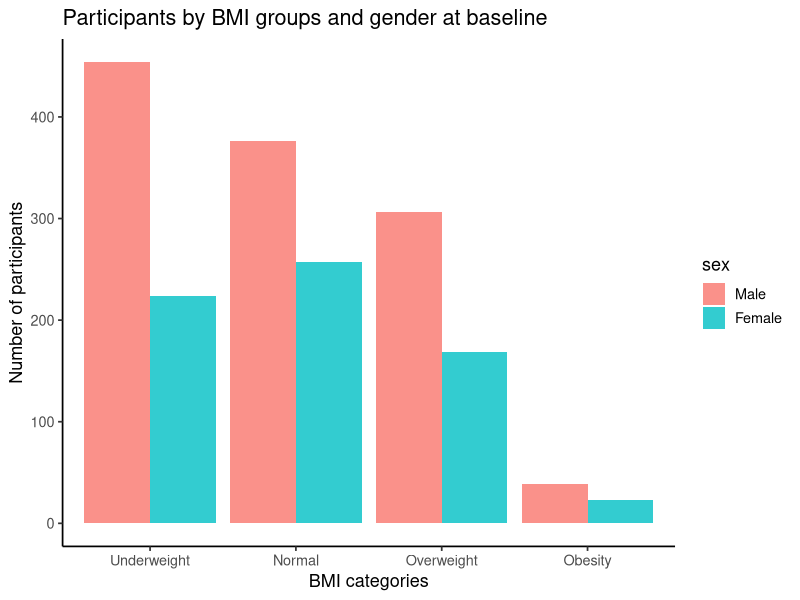

R code for this plot:
## ---- chunk 1
library(tidyverse)
library(knitr)
## ---- chunk 2
sample <- read.csv("Poster Presentation.csv")
head(sample, 15) %>% 
  kable(align = "c")
glimpse(sample)
## ---- chunk 3
sample$id <- as.character(sample$id)
sample$sex <- factor(sample$sex, levels = c(0, 1), labels = c("Male", "Female"))
sample$bmi_cat <- factor(sample$bmi_cat, levels = c(1, 2, 3, 4, 5), 
                         labels = c("Underweight", "Normal", "Overweight", 
                                    "Obesity", "Severe obesity"))
sample$bp_baseline <- factor(sample$bp_baseline, levels = c(0, 1), 
                             labels = c("No", "Yes"))
sample$lost <- factor(sample$lost, levels = c(0, 1), 
                             labels = c("No", "Yes"))
sample$bp_followup <- factor(sample$bp_followup, levels = c(0, 1), 
                             labels = c("No", "Yes"))

head(sample, 10) %>% 
  kable(align = "c")

## ---- chunk 4
cohort <- sample[sample$bp_baseline == "No", ]
head(cohort, 10) %>% 
  kable(align = "c")

## ---- chunk 5
cat <- cohort %>%
    group_by(bmi_cat) %>%
    summarise(
        count = n(),
        mean_age = mean(age, na.rm = TRUE),
        sd_age = sd(age, na.rm = TRUE),
        male_percentage = sum(sex == "Male") / n() * 100,
        female_percentage = sum(sex == "Female") / n() * 100
        )
cat %>% 
  kable(align = "c")
## ---- chunk 6

graph1 <- cohort %>%
    drop_na() %>%
    ggplot(aes(bmi_cat, fill = sex)) +
    geom_bar(position = "dodge", alpha = 0.8) +
    theme_classic(base_size = 13) + 
  labs(title = "Participants by BMI groups and gender at baseline", 
       x = "BMI categories", y = "Number of participants")

graph1
## ---- chunk 7
exposed <- cohort[cohort$bmi_cat =="Obesity", ]
non_exposed <- cohort[!cohort$bmi_cat =="Obesity", ]

nrow(exposed)

nrow(non_exposed)

## ---- chunk 8

demo_expo <- exposed %>%
    summarise(
        count = n(),
        mean_age = mean(age, na.rm = TRUE),
        sd_age = sd(age, na.rm = TRUE),
        male_percentage = sum(sex == "Male") / n() * 100,
        female_percentage = sum(sex == "Female") / n() * 100
    )
demo_expo %>% 
  kable(align = "c")

demo_non_expo <- non_exposed %>%
    summarise(
        count = n(),
        mean_age = mean(age, na.rm = TRUE),
        sd_age = sd(age, na.rm = TRUE),
        male_percentage = sum(sex == "Male") / n() * 100,
        female_percentage = sum(sex == "Female") / n() * 100
    )
demo_non_expo %>% 
  kable(align = "c")
## ---- chunk 9
lost_expo <- sum(is.na(exposed$bp_followup))
lost_non_expo <- sum(is.na(non_exposed$bp_followup))

lost_expo
lost_non_expo
## ---- chunk 10
a <- length(which(exposed$bp_followup == "Yes"))
b <- length(which(exposed$bp_followup == "No"))
c <- length(which(non_exposed$bp_followup == "Yes"))
d <- length(which(non_exposed$bp_followup == "No"))

a
b
c
d
## ---- chunk 11
table <- matrix(c(a, b, c, d), nrow = 2, byrow = TRUE)
table <- cbind(table, c(a + b, c + d))
colnames(table) <- c("Low back pain", "Without LBP", "Total")
rownames(table) <- c("Obesity", "Without Obesity")

table %>% 
  kable(align = "c")

## ---- chunk 12
lbp_expo <- a/(a+b)

lbp_expo

lbp_non_exp <- c/(c+d)

lbp_non_exp
## ---- chunk 13
# Risk Ratio and the Population Attributable Risk
RR <- lbp_expo/lbp_non_exp

RR

PAR = 0.48 
## ---- chunk 14
table1 <- data.frame(
  characteristics = c("Number of participants", 
                      "Mean age",
                      "SD",
                      "Male", 
                      "M %", 
                      "Female", 
                      "F %", 
                      "Low Back Pain", 
                      "LBP %", 
                      "LBP M", 
                      "LBPM %", 
                      "LBP F", 
                      "LBPF %"),
  Exposed = c(nrow(exposed), 
                       round(mean(exposed$age), 2), 
              round(sd(exposed$age), 2), 
                       length(which(exposed$sex == "Male")), 
              round(length(which(exposed$sex == "Male")) / 
                      nrow(exposed) * 100, 2), 
                       length(which(exposed$sex == "Female")), 
              round(length(which(exposed$sex == "Female")) / 
                      nrow(exposed) * 100, 2),
                       a, round(a/nrow(exposed) * 100, 2),
              length(which(exposed$sex == "Male" & 
                             exposed$bp_followup == "Yes")), 
              round(length(which(exposed$sex == "Male" & 
                                   exposed$bp_followup == "Yes")) / 
                      a * 100, 2),
              length(which(exposed$sex == "Female" & 
                             exposed$bp_followup == "Yes")), 
              round(length(which(exposed$sex == "Female" & 
                                   exposed$bp_followup == "Yes")) / 
                      a * 100, 2)),
  Non_exposed = c(nrow(non_exposed), 
                       round(mean(non_exposed$age), 2), 
                  round(sd(non_exposed$age), 2), 
                       length(which(non_exposed$sex == "Male")), 
                  round(length(which(non_exposed$sex == "Male")) / 
                          nrow(non_exposed) * 100, 2),
                       length(which(non_exposed$sex == "Female")), 
                  round(length(which(non_exposed$sex == "Female")) / 
                          nrow(non_exposed) * 100, 2),
                       c, round(c/nrow(non_exposed) * 100, 2), 
                  length(which(non_exposed$sex == "Male" & 
                                 non_exposed$bp_followup == "Yes")), 
              round(length(which(non_exposed$sex == "Male" & 
                                   non_exposed$bp_followup == "Yes")) / 
                      c * 100, 2),
              length(which(non_exposed$sex == "Female" & 
                             non_exposed$bp_followup == "Yes")), 
              round(length(which(non_exposed$sex == "Female" & 
                                   non_exposed$bp_followup == "Yes")) / 
                      c * 100, 2)))

table1 %>% 
  kable(align = "c")


## ---- chunk 15

table2 <- data.frame(Age_groups = c("25-35",
                          "36-45",
                          "46-55",
                          "56-65",
                          "66-75"), 
           Number_of_participants = c(length(which(cohort$age < 36)),
                                      length(which(cohort$age > 35 & 
                                                     cohort$age < 46)),
                                      length(which(cohort$age > 45 & 
                                                     cohort$age < 56)),
                                      length(which(cohort$age > 55 & 
                                                     cohort$age < 66)),
                                      length(which(cohort$age > 65))
                                      ), 
           Number_of_cases_LBP = c(length(which(cohort$age < 36 & 
                                                  cohort$bp_followup == "Yes")),
                                      length(which(cohort$age > 35 & 
                                                     cohort$age < 46 & 
                                                     cohort$bp_followup == "Yes")),
                                      length(which(cohort$age > 45 & 
                                                     cohort$age < 56 & 
                                                     cohort$bp_followup == "Yes")),
                                      length(which(cohort$age > 55 & 
                                                     cohort$age < 66 & 
                                                     cohort$bp_followup == "Yes")),
                                      length(which(cohort$age > 65 & 
                                                     cohort$bp_followup == "Yes"))),
           Incidence_proportion = c(round(length(which(cohort$age < 36 & 
                                                         cohort$bp_followup == "Yes")) / 
                                      length(which(cohort$age < 36)) * 100, 2),
                                      round(length(which(cohort$age > 35 & 
                                                           cohort$age < 46 & 
                                                           cohort$bp_followup == "Yes")) /
                                      length(which(cohort$age > 35 & 
                                                     cohort$age < 46)) * 100, 2),
                                      round(length(which(cohort$age > 45 & 
                                                           cohort$age < 56 & 
                                                           cohort$bp_followup == "Yes")) /
                                      length(which(cohort$age > 45 & 
                                                     cohort$age < 56)) * 100, 2),
                                      round(length(which(cohort$age > 55 & 
                                                           cohort$age < 66 & 
                                                           cohort$bp_followup == "Yes")) /
                                      length(which(cohort$age > 55 & 
                                                     cohort$age < 66)) * 100, 2),
                                      round(length(which(cohort$age > 65 & 
                                                           cohort$bp_followup == "Yes")) / 
                                      length(which(cohort$age > 65)) * 100, 2)))
table2 %>% 
  kable(align = "c")

